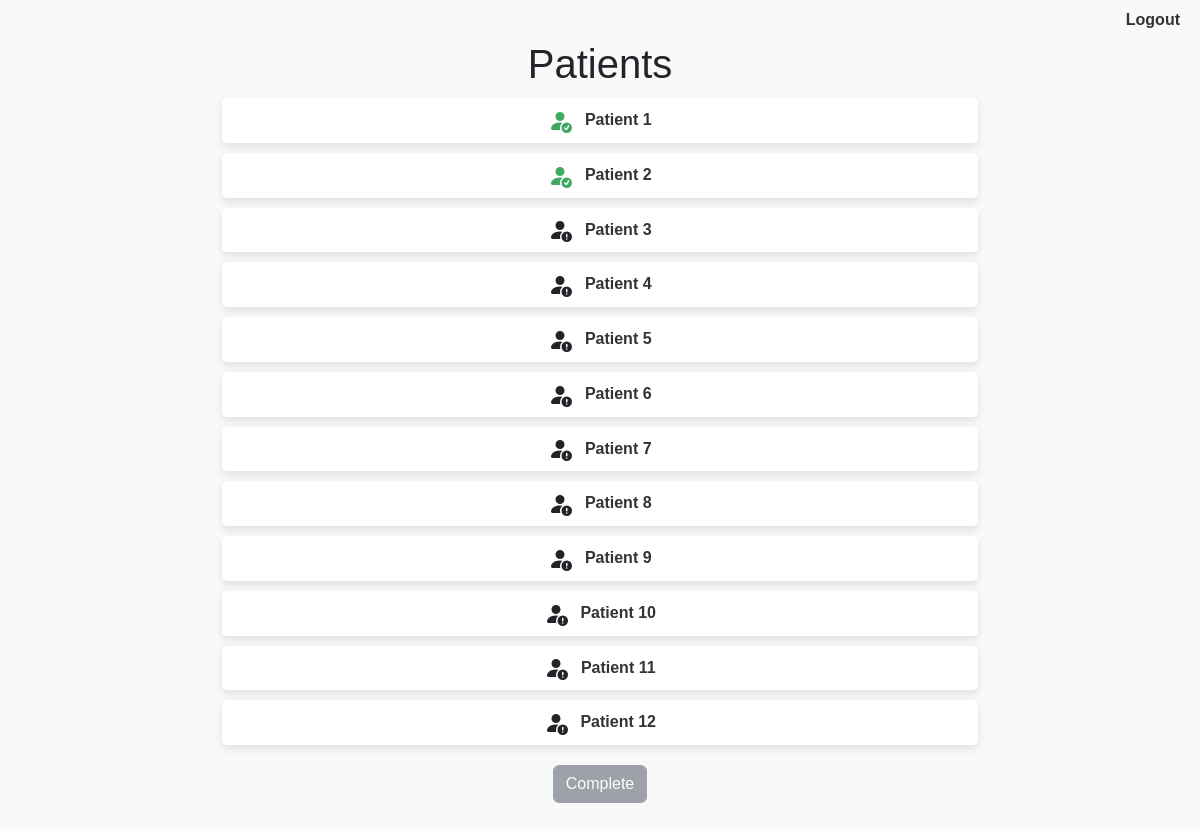
The page /patients (signed in) on the database as committed earlier.
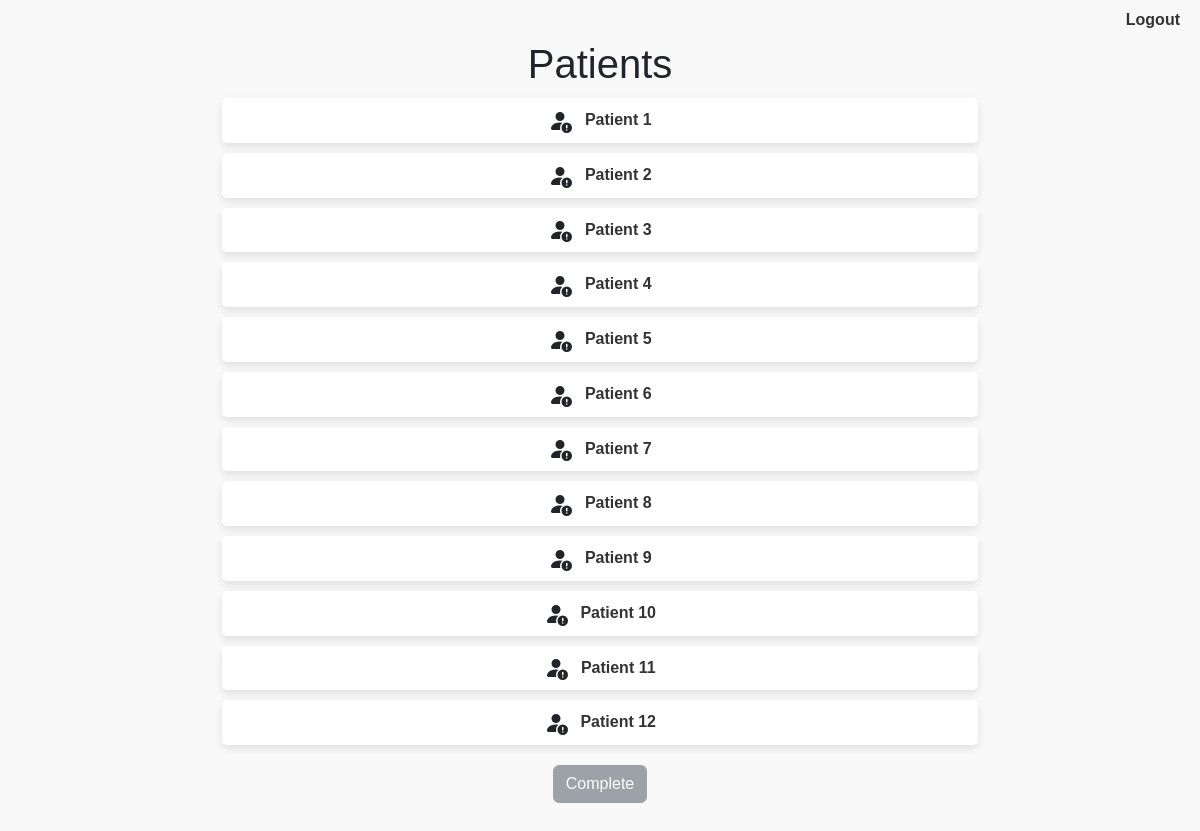
The same page on the database as committed later.
### patients/models.py (models this page shows)
class Patient(models.Model):
    name = models.CharField(max_length=100)
    vitals_csv_path = models.CharField(max_length=100, default='nan')
    patient_csv_path = models.CharField(max_length=100, default='nan')
    similar_patients_csv_path = models.CharField(max_length=100, default='nan')
    feature_similarity_path = models.CharField(max_length=100, default='nan')
    age = models.CharField(max_length=100, default='nan')
    sex = models.CharField(max_length=100, default='nan')
    ethnicity = models.CharField(max_length=100, default='nan')
    imddecil = models.CharField(max_length=100, default='nan')
    comorbidities = models.CharField(max_length=100, default='nan')
    diagnosis = models.CharField(max_length=100, default='nan')
    antibiotic = models.CharField(max_length=100, default='nan')
    prediction = models.CharField(max_length=100, default='nan')
    guideline = models.CharField(max_length=100, default='nan')
    form_filled_in = models.BooleanField(default=False)

### patients/views.py (the view)
# urls.py: path('patients', patient_list, name='patient_list'),
@login_required(login_url='/')
def patient_list(request):
    patients = Patient.objects.all()
    return render(request, 'patients/patient_list.html', {'patients': patients})

### patients/templates/patients/patient_list.html (shortened to what this page needs)
{% load static %}
<html lang="en">
<head>
    <link rel="stylesheet" href="https://cdn.jsdelivr.net/npm/bootstrap@5.3.0/dist/css/bootstrap.min.css">
    <link rel="stylesheet" href="{% static 'css/style.css' %}">
    <link rel="stylesheet" href="{% static 'css/patient_list.css' %}">
</head>
<body>
    <div class="navbar">
        {% if user.is_authenticated %}
            <a href="{% url 'logout' %}" class="logout">Logout</a>
        {% endif %}
    </div>
    <div class="container">
        <h1>Patients</h1>
        <ul>
            {% for patient in patients %}
                <li class="patient-item" data-name="{{ patient.name }}" data-form-filled-in="{{ patient.form_filled_in }}">
                    <a href="{% url 'patient_detail' patient.id %}">{{ patient.name }}</a>
                </li>
            {% endfor %}
        </ul>
    </div>
    <button id="completeButton" class="btn btn-secondary" disabled>Complete</button>
    <br>
    <br>
</body>
</html>

### patients/static/css/style.css (style rules this page uses)
body { font-family: Arial, sans-serif; }
.container { max-width: 800px; margin: 0 auto; }

### patients/static/css/patient_list.css (style rules this page uses)
body { font-family: Arial, sans-serif; background-color: #f9f9f9; }
.container { max-width: 800px; margin: 0 auto; text-align: center; }
ul { list-style-type: none; padding: 0; }
li { background-color: #fff; margin: 10px; padding: 10px; border-radius: 5px; box-shadow: 0 4px 8px rgba(0, 0, 0, 0.1); }
a { text-decoration: none; color: #333; font-weight: bold; }
.navbar { display: flex; justify-content: flex-end; }
.navbar a.logout { margin-right: 20px; }
#completeButton { margin-top: 20px; display: block; margin-left: auto; margin-right: auto; }

Rows that differ between the two databases and show on the page:
changed Patient "Patient 1": form_filled_in True → False (drawn)
changed Patient "Patient 2": form_filled_in True → False (drawn)
